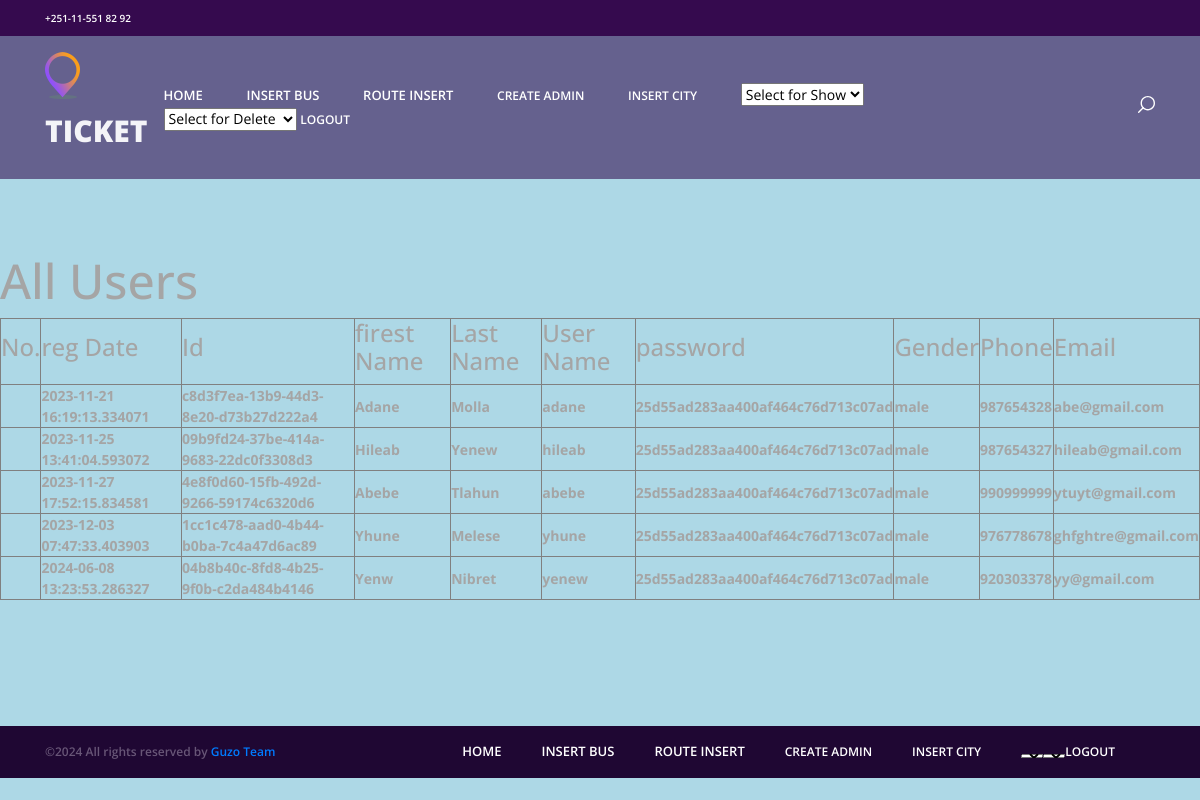
Screenshot of /users with the database file from the repository.
### models/user.py (models this page shows, shortened)
class User(BaseModel, Base, UserMixin):
    password_length = (0, None)
    password_regex = None
    __tablename__ = 'users'
    fname = Column(String(20),nullable = False)
    lname = Column(String(20),nullable = False)
    username = Column(String(20),nullable = False,unique = True)
    password = Column(String(10),nullable = False)
    gender = Column(String(5),nullable = False)
    phone = Column(Integer,nullable = False)
    email = Column(String(30),nullable = False, unique = True)

### front_end/views.py (the view)
@views.route('/users')
def users():
    conn = sqlite3.connect('database.db')
    cursor = conn.cursor()
    cursor.execute('SELECT * FROM users')
    users = cursor.fetchall()
    conn.close()
    if users:
        return render_template('users.html', users=users)
    else:
        return render_template('error.html', error="There is No user!!")

### engine/db_storage.py (called while the page is built)
    def close(self):
        self.__session.close()

### front_end/templates/users.html (shortened to what this page needs)
<!DOCTYPE html>
<html lang="en">
<head>
<link rel="stylesheet" type="text/css" href="../static/styles/bootstrap4/bootstrap.min.css">
<link href="../static/plugins/font-awesome-4.7.0/css/font-awesome.min.css" rel="stylesheet" type="text/css">
<link rel="stylesheet" type="text/css" href="../static/plugins/OwlCarousel2-2.2.1/owl.carousel.css">
<link rel="stylesheet" type="text/css" href="../static/plugins/OwlCarousel2-2.2.1/owl.theme.default.css">
<link rel="stylesheet" type="text/css" href="../static/plugins/OwlCarousel2-2.2.1/animate.css">
<link rel="stylesheet" type="text/css" href="../static/styles/main_styles.css">
<link rel="stylesheet" type="text/css" href="../static/styles/responsive.css">
</head>
<body style="background-color: lightblue;">
<div class="super_container">
<header class="header">
		<div class="top_bar">
			<div class="container">
				<div class="row">
					<div class="col d-flex flex-row">
						<div class="phone">+251-11-551 82 92</div>
						<div class="social">
							<ul class="social_list">
								<li class="social_list_item"><a href="#"><i class="fa fa-pinterest" aria-hidden="true"></i></a></li>
								<li class="social_list_item"><a href="#"><i class="fa fa-facebook" aria-hidden="true"></i></a></li>
								<li class="social_list_item"><a href="#"><i class="fa fa-twitter" aria-hidden="true"></i></a></li>
								<li class="social_list_item"><a href="#"><i class="fa fa-dribbble" aria-hidden="true"></i></a></li>
								<li class="social_list_item"><a href="#"><i class="fa fa-behance" aria-hidden="true"></i></a></li>
								<li class="social_list_item"><a href="#"><i class="fa fa-linkedin" aria-hidden="true"></i></a></li>
							</ul>
						</div>
					</div>
				</div>
			</div>
		</div>
		<nav class="main_nav">
			<div class="container">
				<div class="row">
					<div class="col main_nav_col d-flex flex-row align-items-center justify-content-start">
						<div class="logo_container">
							<div class="logo"><a href="#"><img src="../static/images/logo.png" alt="">Ticket</a></div>
						</div>
						<div class="main_nav_container ml-auto">
							<ul class="main_nav_list">
						            <li class="main_nav_item"><a href="home">home</a></li>
                           <li class="main_nav_item"><a href="businsert">Insert Bus</a></li>
                           <li class="main_nav_item"><a href="route">Route insert</a></li>
                           <li class="footer_nav_item"><a href="admin" style="color:white;">Create Admin</a></li>
                           <li class="footer_nav_item"><a href="city" style="color:white;">Insert City</a></li>
                           <select onchange="location.href = this.value;">
                           <option value="admindelete">Select for Show</option>
                           </select>
                           <select onchange="location.href = this.value;">
                           <option value="admindelete">Select for Delete</option>
                           </select>
                           <li class="footer_nav_item"><a href="logout" style="color:white;">Logout</a></li>
							</ul>
						</div>
						<div class="content_search ml-lg-0 ml-auto">
						</div>
					</div>
				</div>
			</div>
		</nav>
	</header>
<h1>All Users</h1>
    <table border = "1">
    <thead>
  <tr>
    <th><b><h3>No.</h3></b></th>
    <th><b><h3>reg Date</h3></b></th>
    <th><b><h3>Id</h3></b></th>
    <th><b><h3>firest Name</h3></b></th>
    <th><b><h3>Last Name</h3></b></th>
    <th><b><h3>User Name</h3></b></th>
    <th><b><h3>password</h3></b></th>
    <th><b><h3>Gender</h3></b></th>
    <th><b><h3>Phone</h3></b></th>
    <th><b><h3>Email</h3></b></th>
	</tr>
    </thead>
    <tbody>
	    {% for user in users %}
      <tr>
      <td>
	<ol start = "1">
	      <li><th> {{user[9]}}</th> <th>{{user[7]}}</th>  <th> {{user[0]}}</th> <th>{{user[1]}}</th> <th>{{user[2]}}</th> <th>{{user[3]}}</th> <th> {{user[4]}}</th> <th>{{user[5]}}</th> <th>{{user[6]}}</th></li>
	      </ol></td></tr>
	 {% endfor %}
    </tbody>
    </table>
  <div class="copyright">
		<div class="container">
			<div class="row">
				<div class="col-lg-3 order-lg-1 order-2  ">
					<div class="copyright_content d-flex flex-row align-items-center">
						<div>
&copy;<script>document.write(new Date().getFullYear());</script> All rights reserved by <a href="#">Guzo Team</a>
</div>
					</div>
				</div>
				<div class="col-lg-9 order-lg-2 order-1">
					<div class="footer_nav_container d-flex flex-row align-items-center justify-content-lg-end">
						<div class="footer_nav">
							<ul class="footer_nav_list">
			   <li class="main_nav_item"><a href="home">home</a></li>
                           <li class="main_nav_item"><a href="businsert">Insert Bus</a></li>
                           <li class="main_nav_item"><a href="route">Route insert</a></li>
                           <li class="footer_nav_item"><a href="admin" style="color:white;">Create Admin</a></li>
                           <li class="footer_nav_item"><a href="city" style="color:white;">Insert City</a></li>
                           <select onchange="location.href = this.value;">
                           <option value="admindelete">Select for Show</option>
                           </select>
                           <select onchange="location.href = this.value;">
                           <option value="admindelete">Select for Delete</option>
                           </select>
                           <li class="footer_nav_item"><a href="logout" style="color:white;">Logout</a></li>
							</ul>
						</div>
					</div>
				</div>
			</div>
		</div>
	</div>
</div>
</body>
</html>

### front_end/static/styles/main_styles.css (style rules this page uses)
* { margin: 0; padding: 0; -webkit-font-smoothing: antialiased; -webkit-text-shadow: rgba(0,0,0,.01) 0 0 1px; text-shadow: rgba(0,0,0,.01) 0 0 1px; }
body { font-family: 'Open Sans', sans-serif; font-size: 14px; font-weight: 400; background: #FFFFFF; color: #a5a5a5; }
div { display: block; position: relative; -webkit-box-sizing: border-box; -moz-box-sizing: border-box; box-sizing: border-box; }
ul { list-style: none; margin-bottom: 0px; }
a, a:hover, a:visited, a:active, a:link { text-decoration: none; -webkit-font-smoothing: antialiased; -webkit-text-shadow: rgba(0,0,0,.01) 0 0 1px; text-shadow: rgba(0,0,0,.01) 0 0 1px; }
h1 { font-size: 48px; }
h3 { font-size: 24px; }
h1, h2, h3, h4, h5, h6 { font-family: 'Open Sans', sans-serif; -webkit-font-smoothing: antialiased; -webkit-text-shadow: rgba(0,0,0,.01) 0 0 1px; text-shadow: rgba(0,0,0,.01) 0 0 1px; }
.super_container { width: 100%; overflow: hidden; }
.header { position: fixed; width: 100%; background: rgba(54, 19, 84, 0.6); z-index: 12; }
.top_bar { width: 100%; height: 36px; background: #350a4e; -webkit-transition: all 400ms ease; -moz-transition: all 400ms ease; -ms-transition: all 400ms ease; -o-transition: all 400ms ease; transition: all 400ms ease; }
.phone { display: inline-block; margin-right: 36px; line-height: 36px; font-size: 10px; font-weight: 600; color: #FFFFFF; }
.social_list_item { position: relative; display: inline-block; margin-right: 3px; }
.social_list_item:last-child { margin-right: 0px; }
.social_list_item a { display: block; width: 100%; padding-left: 10px; padding-right: 10px; line-height: 36px; }
.social_list_item a i { font-size: 12px; color: #FFFFFF; -webkit-transition: all 200ms ease; -moz-transition: all 200ms ease; -ms-transition: all 200ms ease; -o-transition: all 200ms ease; transition: all 200ms ease; }
.main_nav_col { height: 143px; -webkit-transition: all 400ms ease; -moz-transition: all 400ms ease; -ms-transition: all 400ms ease; -o-transition: all 400ms ease; transition: all 400ms ease; }
.logo_container { -webkit-transform: translateY(-6px); -moz-transform: translateY(-6px); -ms-transform: translateY(-6px); -o-transform: translateY(-6px); transform: translateY(-6px); }
.logo a { font-family: 'Open Sans', sans-serif; font-size: 30px; color: #f4f4f8; font-weight: 800; text-transform: uppercase; }
.logo a img { display: inline-block; vertical-align: baseline; margin-right: 9px; -webkit-transform: translateY(2px); -moz-transform: translateY(2px); -ms-transform: translateY(2px); -o-transform: translateY(2px); transform: translateY(2px); }
.main_nav_container { margin-right: 221px; }
.main_nav_item { position: relative; display: inline-block; margin-right: 40px; }
.main_nav_item a { font-family: 'Open Sans', sans-serif; font-size: 13px; font-weight: 600; color: #FFFFFF; text-transform: uppercase; padding-bottom: 10px; padding-top: 10px; }
.main_nav_item::after { display: block; position: absolute; left: -1px; bottom: -11px; width: calc(100% + 2px); height: 2px; background: linear-gradient(to right, #fa9e1b, #8d4fff); content: ''; opacity: 0; -webkit-transition: all 200ms ease; -moz-transition: all 200ms ease; -ms-transition: all 200ms ease; -o-transition: all 200ms ease; transition: all 200ms ease; }
.content_search { -webkit-transform: translateY(-1px); -moz-transform: translateY(-1px); -ms-transform: translateY(-1px); -o-transform: translateY(-1px); transform: translateY(-1px); cursor: pointer; }
.copyright { background: #1f0733; }
.copyright_content { height: 52px; }
.copyright_content div { font-size: 12px; font-weight: 600; color: #685677; }
.footer_nav_container { height: 52px; }
.footer_nav_list { font-size: 0px; }
.footer_nav_item { display: inline-block; margin-right: 40px; }
.footer_nav_item a { font-size: 12px; font-weight: 600; color: #685677; text-transform: uppercase; line-height: 2; -webkit-transition: all 200ms ease; -moz-transition: all 200ms ease; -ms-transition: all 200ms ease; -o-transition: all 200ms ease; transition: all 200ms ease; }

### rows the page displays
User: updated_at "2023-11-21 16:19:13.334071", id "c8d3f7ea-13b9-44d3-8e20-d73b27d222a4", fname "Adane", lname "Molla", username "adane", password "25d55ad283aa400af464c76d713c07ad", gender "male", phone "987654328", email "abe@gmail.com"
User: updated_at "2023-11-25 13:41:04.593072", id "09b9fd24-37be-414a-9683-22dc0f3308d3", fname "Hileab", lname "Yenew", username "hileab", password "25d55ad283aa400af464c76d713c07ad", gender "male", phone "987654327", email "hileab@gmail.com"
User: updated_at "2023-11-27 17:52:15.834581", id "4e8f0d60-15fb-492d-9266-59174c6320d6", fname "Abebe", lname "Tlahun", username "abebe", password "25d55ad283aa400af464c76d713c07ad", gender "male", phone "990999999", email "ytuyt@gmail.com"
User: updated_at "2023-12-03 07:47:33.403903", id "1cc1c478-aad0-4b44-b0ba-7c4a47d6ac89", fname "Yhune", lname "Melese", username "yhune", password "25d55ad283aa400af464c76d713c07ad", gender "male", phone "976778678", email "ghfghtre@gmail.com"
User: updated_at "2024-06-08 13:23:53.286327", id "04b8b40c-8fd8-4b25-9f0b-c2da484b4146", fname "Yenw", lname "Nibret", username "yenew", password "25d55ad283aa400af464c76d713c07ad", gender "male", phone "920303378", email "yy@gmail.com"
